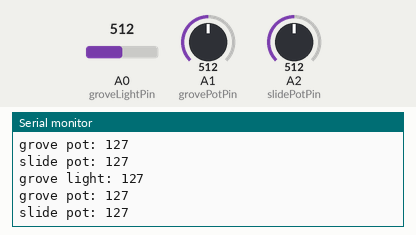
A sketch run on a simulated Arduino Uno, built with avr-gcc and run on an emulated ATmega328P. Shown: the last lines printed to the serial monitor. Inputs (shaded band) come from the test bench; at power-on: A0 (groveLightPin) = 512, A1 (grovePotPin) = 512, A2 (slidePotPin) = 512.

Above: at 2.8 s.
2.9 s: A0 (groveLightPin) set to 716
At 5.2 s:
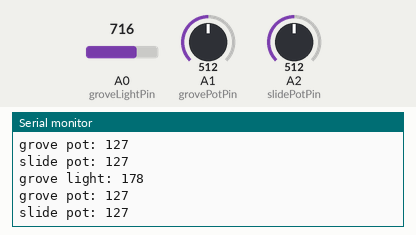
5.6 s: A1 (grovePotPin) set to 716
At 6.9 s:
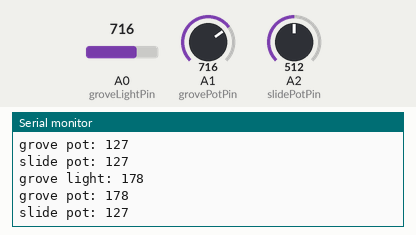
8.3 s: A2 (slidePotPin) set to 716
At 10.8 s:
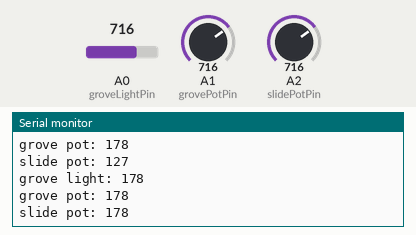
11.0 s: A0 (groveLightPin) set to 900
At 12.8 s:
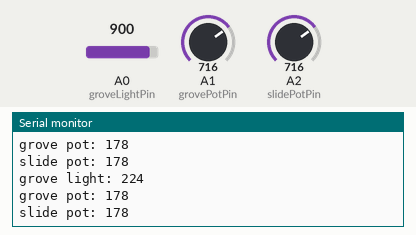
13.7 s: A1 (grovePotPin) set to 900
At 14.4 s:
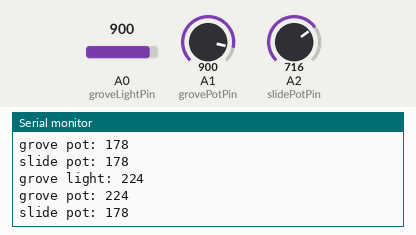
16.4 s: A2 (slidePotPin) set to 900
At 18.7 s:
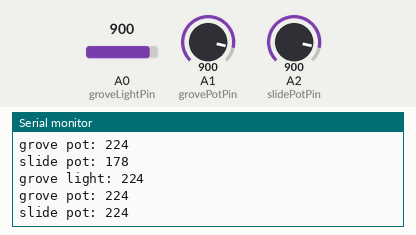
Timing chart, 0 to 20.1 s (numbered marks = the images above; inputs shaded):
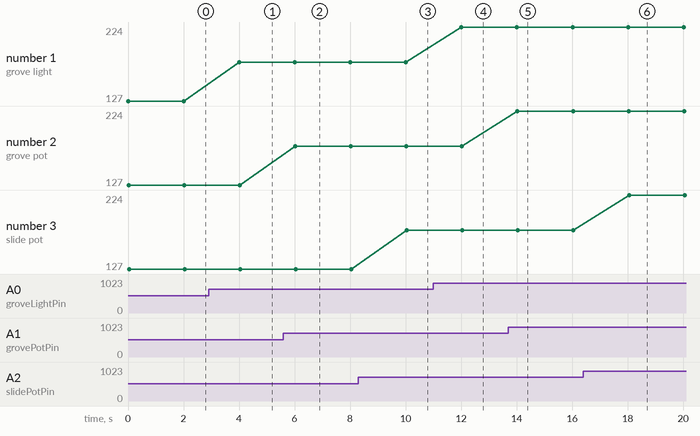

Measured:
- after the input at 2.9 s, the serial monitor: prints a new line after 1.1 s (image 1)
- after the input at 5.6 s, the serial monitor: prints a new line after 0.42 s (image 2)
- after the input at 8.3 s, the serial monitor: prints a new line after 1.7 s (image 3)
- after the input at 11.0 s, the serial monitor: prints a new line after 1.0 s (image 4)
- after the input at 13.7 s, the serial monitor: prints a new line after 0.33 s (image 5)
- after the input at 16.4 s, the serial monitor: prints a new line after 1.6 s (image 6)
- plotted number 1: 127 → 178 after the input at 2.9 s, 178 → 224 after the input at 11.0 s

The sketch:

sensor-reader-verbose.ino
```cpp
const int groveLightPin = A0;
const int grovePotPin = A1;
const int groveButtonPin = 1;
const int slidePotPin = A2;

int groveButtonState = 0;
int groveLightVal = 0;
int grovePotVal = 0;
int slidePotVal = 0;

void setup() {
  // initialize digital pins:
  pinMode(groveButtonPin, OUTPUT);

  // initialize serial communication at 9600 bits per second:
  Serial.begin(9600);
}

void loop() {
  // read digital pins:
  groveButtonState = digitalRead(groveButtonPin);

  // read the input on analog pins:
  groveLightVal = analogRead(A0);
  grovePotVal = analogRead(A1);
  slidePotVal = analogRead(A2);

  groveLightVal = map(groveLightVal, 0, 1023, 0, 255);
  grovePotVal = map(grovePotVal, 0, 1023, 0, 255);
  slidePotVal = map(slidePotVal, 0, 1023, 0, 255);

  // print out the value you read:
  Serial.println(String("grove light: ") + String(groveLightVal));
  Serial.println(String("grove pot: ") + String(grovePotVal));
  Serial.println(String("slide pot: ") + String(slidePotVal));
  Serial.println();

  delay(2000);        // delay in between reads for stability
}
```
